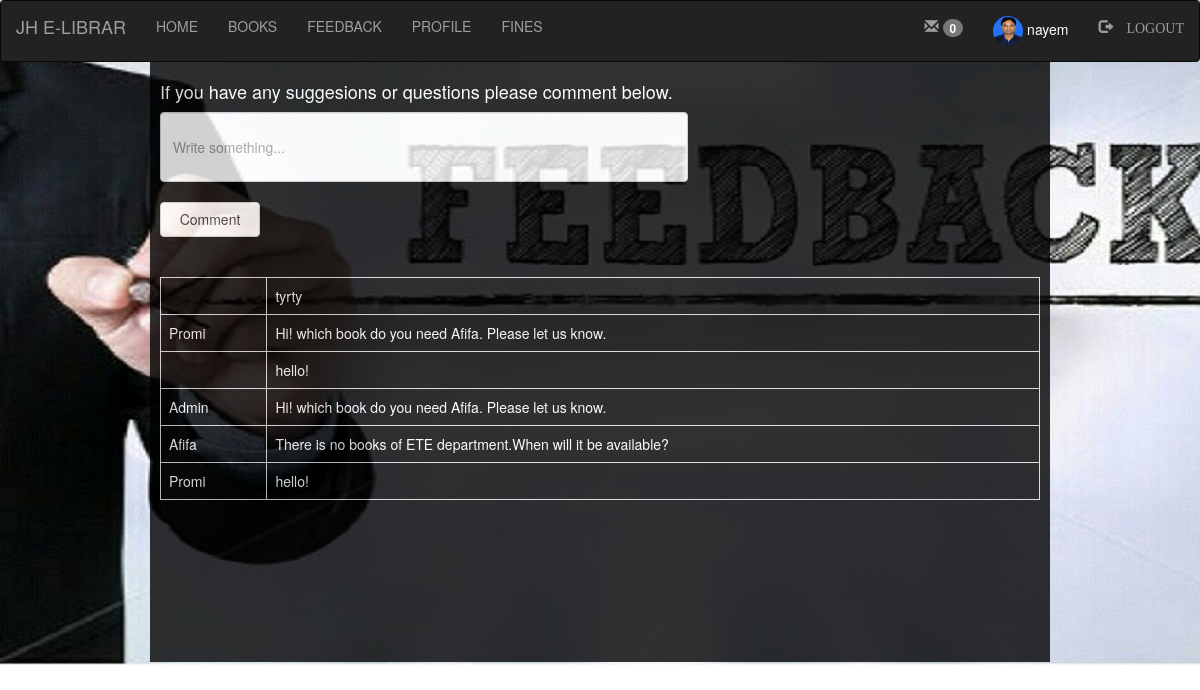
The app's page /Student_/feedback.php (signed in) with its own data.
### tables this page shows
CREATE TABLE `comments` (
  `id` int(50) NOT NULL,
  `username` varchar(100) NOT NULL,
  `comment` varchar(500) NOT NULL
);

### Student_/feedback.php (the view, shortened to what this page needs)
<?php
  include "navbar.php";
?>
<!DOCTYPE html>
<html>
<head>
    <link rel="stylesheet" href="https://maxcdn.bootstrapcdn.com/bootstrap/3.3.7/css/bootstrap.min.css">
</head>
<body>
	<div class="wrapper">
		<h4>If you have any suggesions or questions please comment below.</h4>
		<form style="" action="" method="post">
			<input class="form-control" type="text" name="comment" placeholder="Write something..."><br>
			<input class="btn btn-default" type="submit" name="submit" value="Comment" style="width: 100px; height: 35px;">
		</form>
<br><br>
	<div class="scroll">
		<?php
			if(isset($_POST['submit']))
			{
				$sql="INSERT INTO `comments` VALUES('', '$_SESSION[login_user]', '$_POST[comment]');";
				if(mysqli_query($db,$sql))
				{
					$q="SELECT * FROM `comments` ORDER BY `comments`.`id` DESC";
					$res=mysqli_query($db,$q);
				echo "<table class='table table-bordered'>";
					while ($row=mysqli_fetch_assoc($res))
					{
						echo "<tr>";
							echo "<td>"; echo $row['username']; echo "</td>";
							echo "<td>"; echo $row['comment']; echo "</td>";
						echo "</tr>";
					}
				echo "</table>";
				}
			}
			else
			{
				$q="SELECT * FROM `comments` ORDER BY `comments`.`id` DESC";
					$res=mysqli_query($db,$q);
				echo "<table class='table table-bordered'>";
					while ($row=mysqli_fetch_assoc($res))
					{
						echo "<tr>";
							echo "<td>"; echo $row['username']; echo "</td>";
							echo "<td>"; echo $row['comment']; echo "</td>";
						echo "</tr>";
					}
				echo "</table>";
			}
		?>
	</div>
	</div>
</body>
</html>

### Student_/style.css (style rules this page uses)
html, body, div, span, object, iframe, h1, h2, h3, h4, h5, h6, p, blockquote, pre, abbr, address, cite, code, del, dfn, em, img, ins, kbd, q, samp, small, strong, sub, sup, var, b, i, dl, dt, dd, ol, ul, li, fieldset, form, label, legend, table, caption, tbody, tfoot, thead, tr, th, td, article, aside, canvas, details, figcaption, figure, footer, header, hgroup, menu, nav, section, summary, time, mark, audio, video { margin:0; padding:0; border:0; outline:0; font-size:100%; vertical-align:baseline; background:transparent; }
body { line-height:1; }
table { border-collapse:collapse; border-spacing:0; }
input, select { vertical-align:middle; }
.wrapper { width: 1350px; }
input { height: 25px; width: 300px; }

### Student_/feedback.php (style rules this page uses)
body { background-image: url("images/66.jpg"); background-repeat: no-repeat; }
.wrapper { padding: 10px; margin: -20px auto; width:900px; height: 600px; background-color: black; opacity: .8; color: white; }
.form-control { height: 70px; width: 60%; }
.scroll { width: 100%; height: 300px; overflow: auto; }

### records on screen
comments: comment "tyrty"
comments: username "Promi", comment "Hi! which book do you need Afifa. Please let us know."
comments: comment "hello!"
comments: username "Admin", comment "Hi! which book do you need Afifa. Please let us know."
comments: username "Afifa", comment "There is no books of ETE department.When will it be available?"
comments: username "Promi", comment "hello!"

### other values on screen
$c['total'] "0"
$_SESSION['login_user'] "nayem"
